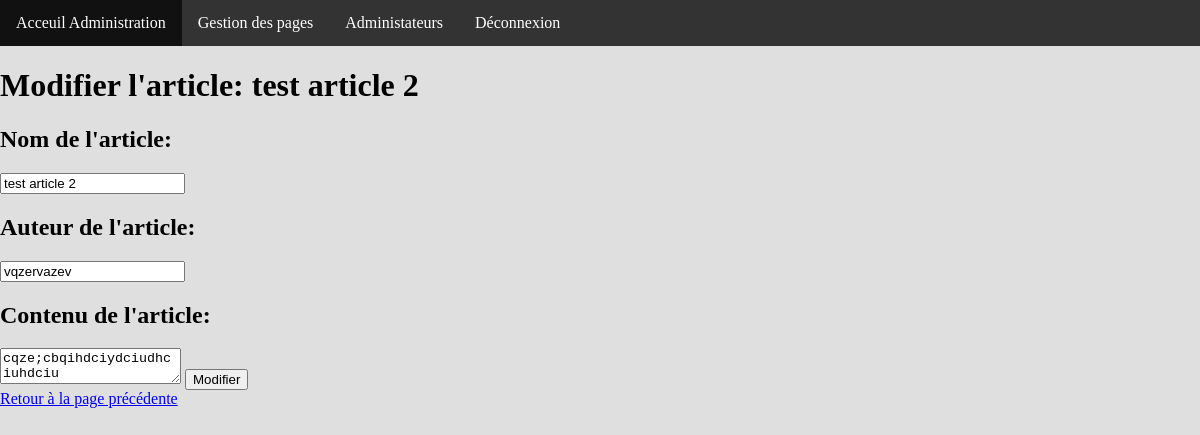
/admin/modif_article.php?id=6 (signed in), run on the app's committed database.
### tables this page shows
CREATE TABLE IF NOT EXISTS `articles` (
  `id` int(11) NOT NULL AUTO_INCREMENT,
  `name` varchar(255) NOT NULL,
  `content` longtext NOT NULL,
  `Autor` varchar(255) NOT NULL,
  PRIMARY KEY (`id`)
);

### inc/fonction.php (called while the page is built, shortened)
<?php
function getArticle($bdd, $nb = null, $id = null){
  if ($nb AND !$id) {
    $req = $bdd->query('SELECT * FROM articles LIMIT'.$nb);
    $article = $req->fetchAll();
  }elseif ($id) {
    $req = $bdd->query('SELECT * FROM articles WHERE id ='.$id);
    $article = $req->fetchObject();
  }else {
    $req = $bdd->query('SELECT * FROM articles');
    $article = $req->fetchAll();
  }
  return $article;
}

### admin/modif_article.php (the view, shortened to what this page needs)
    <?php require_once"inc/header.php" ?>
    <?php
    require_once '../inc/connect.php';
    require_once '../inc/fonction.php';
    $article = getArticle($bdd,1, $_GET['id']);
    ?>
    <div class="modif-article">
      <h1>Modifier l'article: <?= $article->name ?></h1>
      <form method="post">
        <h2>Nom de l'article:</h2>
        <input type="text" name="name" value="<?= $article->name ?>">
        <h2>Auteur de l'article:</h2>
        <input type="text" name="Autor" value="<?= $article->Autor ?>">
        <h2>Contenu de l'article:</h2>
        <textarea id="myTextarea" name="content"><?= $article->content ?></textarea>
        <button>Modifier</button>
      </form>
    </div>
<div class="sup-article">
  <a href="index.php">Retour à la page précédente</a>
</div>
   </body>
</html>

### css/admin.css (style rules this page uses)
html, body { width: 100%; height: 100%; padding: 0; margin: 0; font-size: 100%; background-color: rgb(223, 223, 223); }

### data on the page
articles: name "test article 2", Autor "vqzervazev", content "cqze;cbqihdciydciudhciuhdciu"
